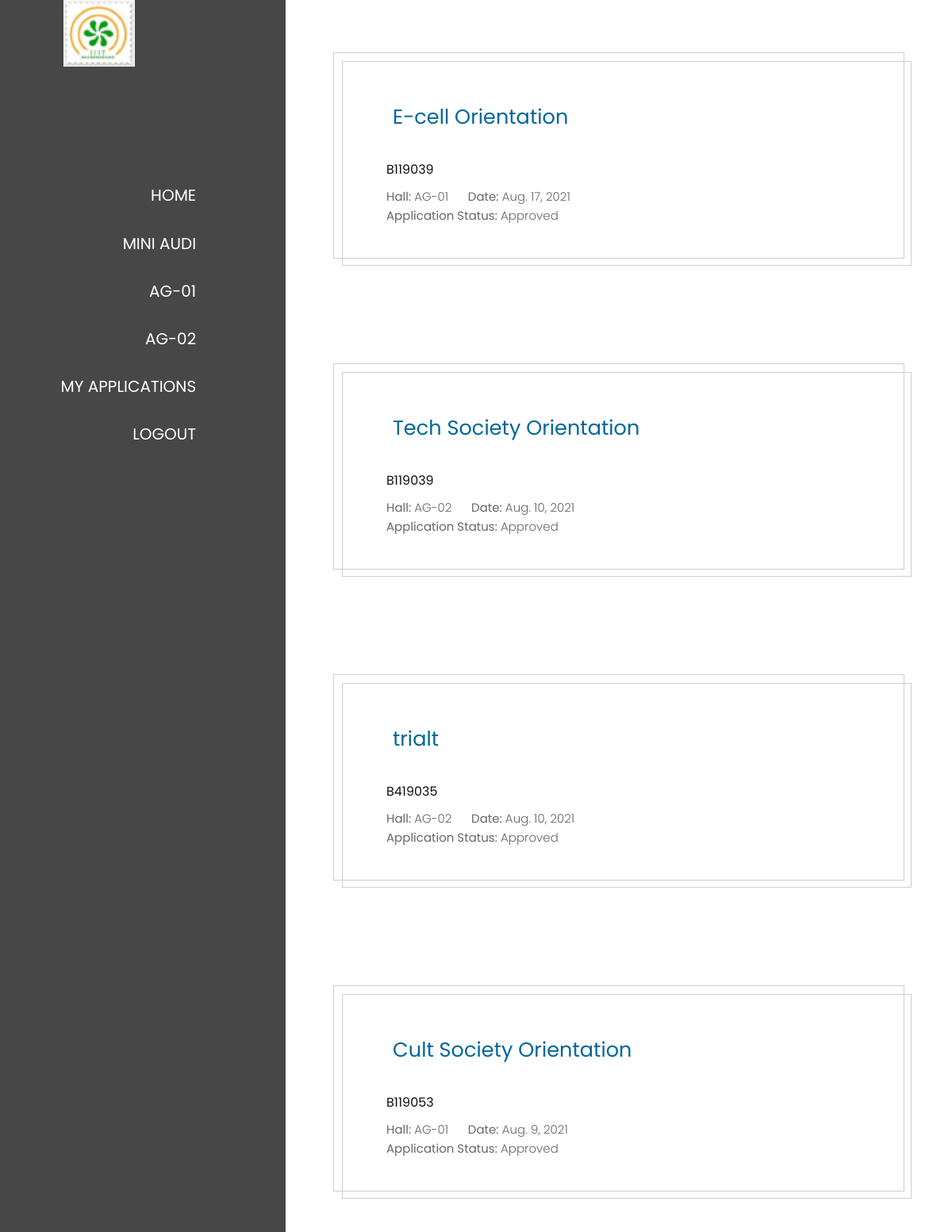
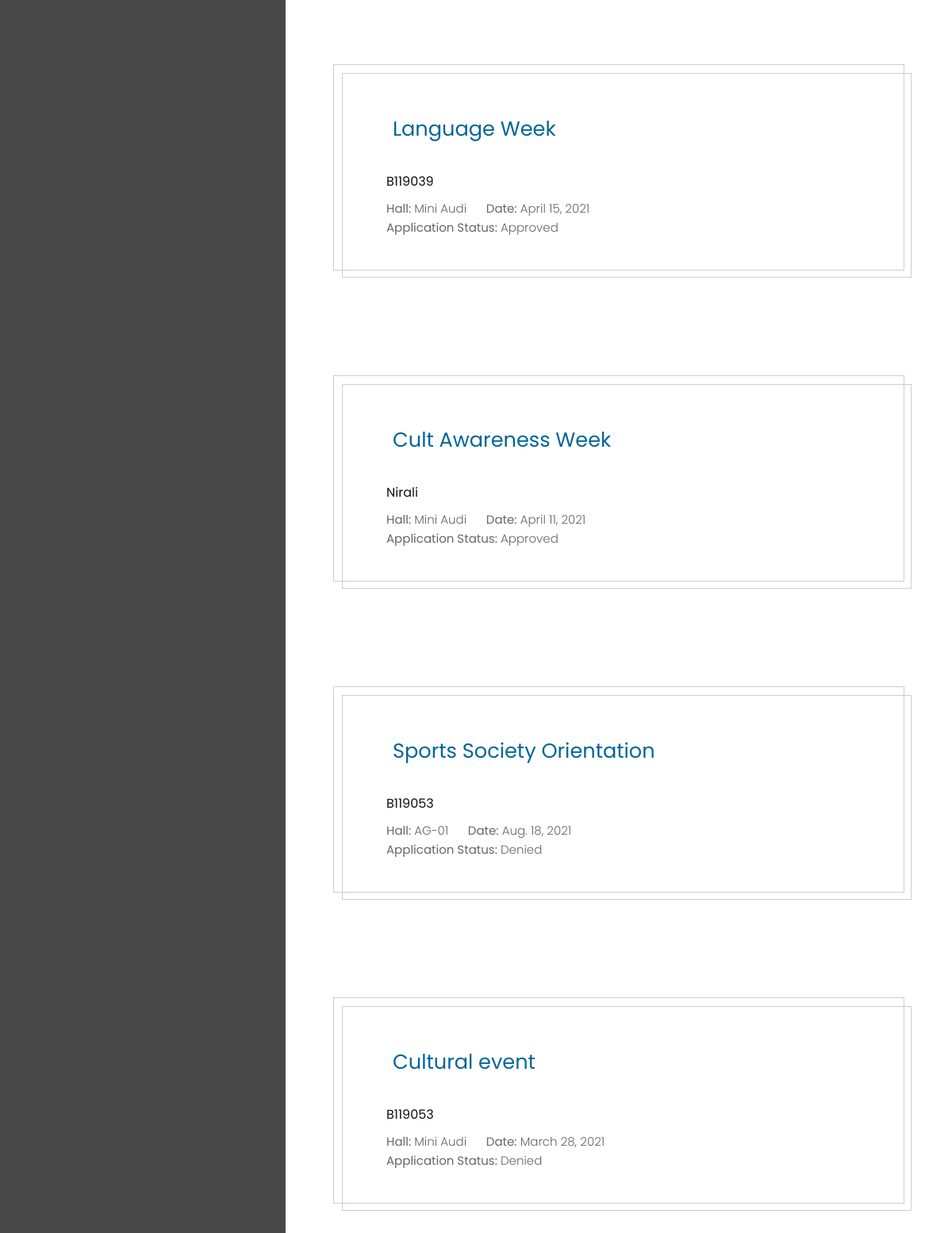
The app's page /hbms/applications/ with its own data (2 pictures, top to bottom).
### halls/models.py (models this page shows, shortened)
class Application(models.Model):
	hall_name = models.CharField(max_length = 150, choices = HALL_NAMES, default = "Mini Audi")
	name = models.CharField(max_length = 150)
	purpose = models.TextField()
	date = models.DateField()
	start_time = models.TimeField()
	end_time = models.TimeField()
	author = models.ForeignKey(User, on_delete=models.CASCADE)
	approve = models.CharField(max_length = 2, default = "p")

### accounts/models.py (models this page shows)
class User(AbstractUser):
	is_admin = models.CharField(max_length=6, default="False")
	email = models.EmailField()

### halls/views.py (the view)
# urls.py: path('applications/', ApplicationListView.as_view(), name='all-applications'),
class ApplicationListView(ListView):
	model = Application
	template_name = 'halls/all_applications.html'
	context_object_name = 'applications'
	ordering = ['-date']

### halls/templates/halls/all_applications.html (shortened to what this page needs)
{% extends "halls/base.html" %}
{% load static %}
{% block additional_styling %}
    <link rel="stylesheet" type="text/css" href="{% static 'halls/applications/css/all.min.css' %}">
    <link rel="stylesheet" type="text/css" href="{% static 'halls/applications/css/bootstrap.min.css' %}">
    <link rel="stylesheet" type="text/css" href="{% static 'halls/applications/slick/slick.css' %}">
    <link rel="stylesheet" type="text/css" href="{% static 'halls/applications/slick/slick-theme.css.css' %}">
    <link rel="stylesheet" type="text/css" href="{% static 'halls/applications/css/magnific-popup.css' %}">
    <link rel="stylesheet" type="text/css" href="{% static 'halls/applications/css/templatemo-dream-pulse.css' %}">
    <link rel="stylesheet" type="text/css" href="{% static 'halls/halls-home/css/style.css' %}">
{% endblock %}
{% block content %}
<main class="container-fluid">
	<div class="row">
		<nav id="tmSidebar" class="tm-bg-black-transparent tm-sidebar">
            <div class="tm-sidebar-sticky">
              	<div class="tm-brand-box">
              		<div class="col-xl-3 col-lg-3 col-md-3 col-sm-3 col logo_section">
                        <div class="full">
                            <div class="center-desk">
                                <div class="logo">
                                    <img src="{% static 'halls/halls-home/images/logo.png' %}" alt="#" />
                                </div>
                            </div>
                        </div>
                    </div>
              	</div>
              	<ul id="tmMainNav" class="nav flex-column text-uppercase text-right tm-main-nav">
              		<li class="nav-item">
                  		<a href="{% url 'halls-home' %}" class="username">
                  		</a>
                	</li>
                	<li class="nav-item">
                  		<a href="{% url 'halls-home' %}" class="nav-link">
                    		<span class="d-inline-block mr-3">Home</span>
                  		</a>
                	</li>
                	<li class="nav-item">
                 		<a href="{% url 'hall-1' %}" class="nav-link">
                    		<span class="d-inline-block mr-3">Mini Audi</span>
                  		</a>
                	</li>
                	<li class="nav-item">
                  		<a href="{% url 'hall-2' %}" class="nav-link">
                    		<span class="d-inline-block mr-3">AG-01</span>
                  		</a>
                	</li>
                	<li class="nav-item">
                  		<a href="{% url 'hall-3' %}" class="nav-link">
                    		<span class="d-inline-block mr-3">AG-02</span>
                  		</a>
                	</li>
                  {% if user.is_admin == "True" %}
                    <!-- <li class="signup">
                      <a href="{% url 'all-applications' %}" class="nav-link">
                        <span class="d-inline-block mr-3">All Applications</span>
                        <span class="d-inline-block tm-white-rect"></span>
                      </a>
                    </li> -->
                  {% else %}
                    <li class="nav-item">
                        <a href="{% url 'acc-profile' %}" class="nav-link">
                          <span class="d-inline-block mr-3">My Applications</span>
                        </a>
                    </li>
                  {% endif %}
                	<li class="nav-item">
                  		<a href="{% url 'acc-logout' %}" class="nav-link">
                    		<span class="d-inline-block mr-3">Logout</span>
                  		</a>
                	</li>
              	</ul>
            </div>
        </nav>
        <main role="main" class="ml-sm-auto col-12">
        	<div class="tm-section-wrap bg-white">
            {% for application in applications %}
            {% if application.approve == 'y' %}
            <section class="row tm-section">
                <div class="col-12">
                      <div class="w-100 tm-double-border-1 tm-border-gray">
                          <div class="tm-double-border-2 tm-border-gray tm-box-pad">
                            <div class="tm-gallery-wrap">
                              <a href="{% url 'application-detail' application.id %}"><h2 class="tm-color-primary tm-section-title mb-4 ml-2">{{ application.name }}</h2></a>
                              <h4>{{ application.author }}</h4>
                                  <p> <b>Hall:</b> {{ application.hall_name }} &nbsp;&nbsp;&nbsp;&nbsp;
                                  <b>Date:</b> {{ application.date }} <br>
                                  <b>Application Status:</b> Approved
                            </div>
                          </div>
                         </div>
                    </div>
               </section>
              {% endif %}
            {% endfor %}
            {% for application in applications %}
            {% if application.approve == 'n' %}
            <section class="row tm-section">
                <div class="col-12">
                      <div class="w-100 tm-double-border-1 tm-border-gray">
                          <div class="tm-double-border-2 tm-border-gray tm-box-pad">
                            <div class="tm-gallery-wrap">
                              <a href="{% url 'application-detail' application.id %}"><h2 class="tm-color-primary tm-section-title mb-4 ml-2">{{ application.name }}</h2></a>
                              <h4>{{ application.author }}</h4>
                                  <p> <b>Hall:</b> {{ application.hall_name }} &nbsp;&nbsp;&nbsp;&nbsp;
                                  <b>Date:</b> {{ application.date }} <br>
                                  <b>Application Status:</b> Denied
                            </div>
                          </div>
                         </div>
                    </div>
               </section>
              {% endif %}
            {% endfor %}
	    	</div>
        </main>
	</div>
</main>
{% endblock %}

### halls/templates/halls/base.html (shortened to what this page needs)
{% load static %}
<!DOCTYPE html>
<html>
<head>
    <link href="https://cdn.jsdelivr.net/npm/bootstrap@5.0.0-beta2/dist/css/bootstrap.min.css" rel="stylesheet">
    {% block additional_styling %}
    {% endblock %}
    <link rel="stylesheet" type="text/css" href="{% static 'halls/main.css' %}">
</head>
<body class="bg-image">
	<div>
		{% block content %}{% endblock %}
	</div>
</body>
</html>

### halls/static/halls/applications/css/templatemo-dream-pulse.css (style rules this page uses)
body { font-family: "Open Sans", Arial, Helvetica, sans-serif; font-size: 18px; font-weight: 400; overflow-x: hidden; color: #707172; background-color: #666; }
p { line-height: 2; }
a { transition: all 0.3s ease; }
.container-fluid { padding-left: 0; padding-right: 0; }
.tm-color-primary { color: #069; }
.tm-bg-black-transparent { background-color: rgba(0, 0, 0, 0.3); }
.tm-section-title { font-size: 1.6rem; }
.tm-section { display: flex; align-items: center; height: auto; max-width: 1275px; padding: 66px 60px; }
.tm-brand-box { box-sizing: content-box; width: 100%; max-width: 230px; min-height: 160px; color: white; text-align: center; }
.tm-double-border-1, .tm-double-border-2 { border: 1px solid #fff; position: relative; }
.tm-double-border-2 { top: 10px; left: 10px; }
.tm-border-gray { border-color: #cdcecf; }
.tm-box-pad { padding: 50px 55px; }
.tm-sidebar { position: fixed; top: 0; bottom: 0; left: 0; z-index: 100; padding-left: 70px; padding-right: 70px; width: 400px; max-width: 400px; }
.tm-sidebar { overflow-y: scroll; scrollbar-width: none; -ms-overflow-style: none; }
.tm-sidebar-sticky { display: flex; flex-direction: column; align-items: center; justify-content: center; }
.tm-section-wrap { width: calc(100% - 400px); margin-left: auto; margin-right: 0; }
.tm-main-nav > li > a { color: white; }
.tm-main-nav { margin-bottom: 160px; }
.username { font-size: 1.95rem; padding-bottom: 12px; }
.nav-link { font-size: 1.25rem; padding-top: 12px; padding-bottom: 12px; }
@media (max-width: 1600px) { .tm-sidebar { width: 30%; max-width: none; padding-left: 30px; padding-right: 30px; } }
@media (max-width: 1600px) { .tm-section-wrap { width: 70%; } }

### halls/static/halls/halls-home/css/style.css (style rules this page uses)
* { box-sizing: border-box !important; }
html { scroll-behavior: smooth; }
body { color: #666666; font-size: 14px; font-family: 'poppins', sans-serif; line-height: 1.80857; font-weight: normal; overflow-x: hidden; }
a { color: #1f1f1f; text-decoration: none !important; outline: none !important; -webkit-transition: all .3s ease-in-out; -moz-transition: all .3s ease-in-out; -ms-transition: all .3s ease-in-out; -o-transition: all .3s ease-in-out; transition: all .3s ease-in-out; }
h1, h2, h3, h4, h5, h6 { letter-spacing: 0; font-weight: normal; position: relative; padding: 0 0 10px 0; font-weight: normal; line-height: normal; color: #111111; margin: 0 }
h2 { font-size: 22px }
h4 { font-size: 16px }
*, *::after, *::before { -webkit-box-sizing: border-box; -moz-box-sizing: border-box; box-sizing: border-box; }
ul, li, ol { margin: 0px; padding: 0px; list-style: none; }
p { margin: 0px; font-weight: 300; font-size: 15px; line-height: 24px; }
a { color: #222222; text-decoration: none; outline: none !important; }
a, .btn { text-decoration: none !important; outline: none !important; -webkit-transition: all .3s ease-in-out; -moz-transition: all .3s ease-in-out; -ms-transition: all .3s ease-in-out; -o-transition: all .3s ease-in-out; transition: all .3s ease-in-out; }
.full { float: left; width: 100%; }
.full { width: 100%; float: left; margin: 0; padding: 0; }
.logo_section { text-align: center; }
.logo { float: left; }
.nav>li { position: inherit; display: inline-block; vertical-align: middle; }

### records on screen
Application: name "E-cell Orientation", author "B119039", hall_name "AG-01", date "Aug. 17, 2021"
Application: name "Tech Society Orientation", author "B119039", hall_name "AG-02", date "Aug. 10, 2021"
Application: name "trialt", author "B419035", hall_name "AG-02", date "Aug. 10, 2021"
Application: name "Cult Society Orientation", author "B119053", hall_name "AG-01", date "Aug. 9, 2021"
Application: name "Language Week", author "B119039", hall_name "Mini Audi", date "April 15, 2021"
Application: name "Cult Awareness Week", author "Nirali", hall_name "Mini Audi", date "April 11, 2021"
Application: name "Sports Society Orientation", author "B119053", hall_name "AG-01", date "Aug. 18, 2021"
Application: name "Cultural event", author "B119053", hall_name "Mini Audi", date "March 28, 2021"
